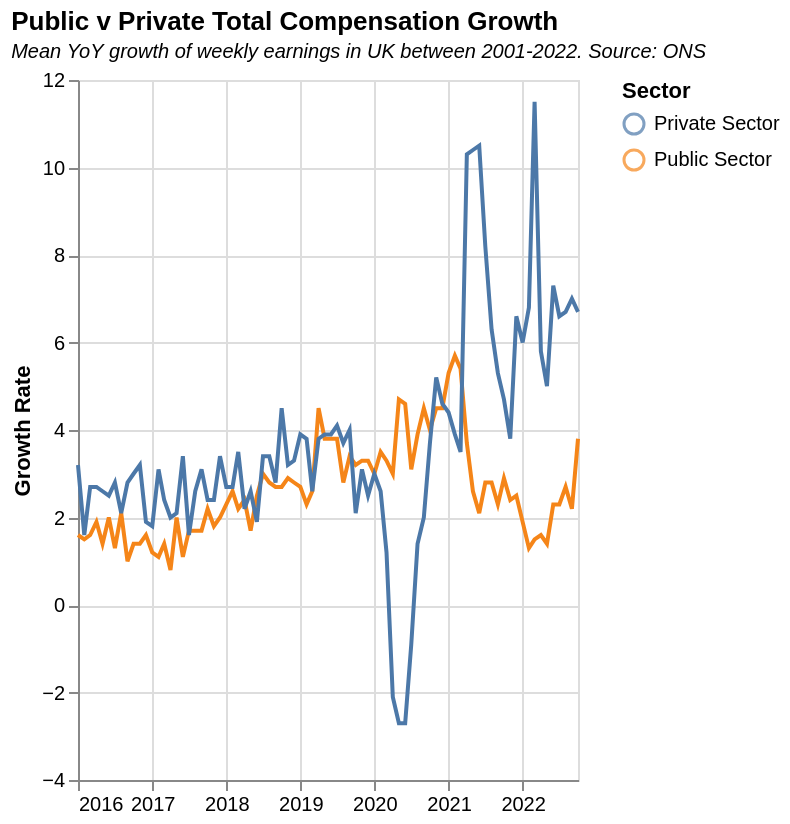

Vega-Lite specification for this chart:
### Vega-Lite specification from a JSON file in a GitHub repository (floating-point values rounded to 4 significant figures; data arrays with more than 128 entries replaced by an {"elided": "..."} marker saying what was removed)
{"$schema": "https://vega.github.io/schema/vega-lite/v5.json", "title": {"text": "Public v Private Total Compensation Growth", "subtitle": "Mean YoY growth of weekly earnings in UK between 2001-2022. Source: ONS", "subtitleFontStyle": "italic", "subtitleFontSize": 10, "anchor": "start", "color": "black"}, "data": {"values": {"elided": "164 records"}, "format": {"parse": {"Date": "date"}}}, "width": 250, "height": 350, "encoding": {"x": {"field": "Date", "type": "temporal", "title": null}}, "layer": [{"encoding": {"color": {"field": "Sector", "type": "nominal"}, "y": {"field": "Growth Rate", "type": "quantitative"}}, "layer": [{"mark": "line"}, {"transform": [{"filter": {"param": "hover", "empty": false}}], "mark": "point"}]}, {"transform": [{"pivot": "Sector", "value": "Growth Rate", "groupby": ["Date"]}], "mark": "rule", "encoding": {"opacity": {"condition": {"value": 0.3, "param": "hover", "empty": false}, "value": 0}, "tooltip": [{"field": "Private Sector", "type": "quantitative"}, {"field": "Public Sector", "type": "quantitative"}, {"field": "Date", "type": "temporal"}]}, "params": [{"name": "hover", "select": {"type": "point", "fields": ["Date"], "nearest": true, "on": "mouseover", "clear": "mouseout"}}]}]}
